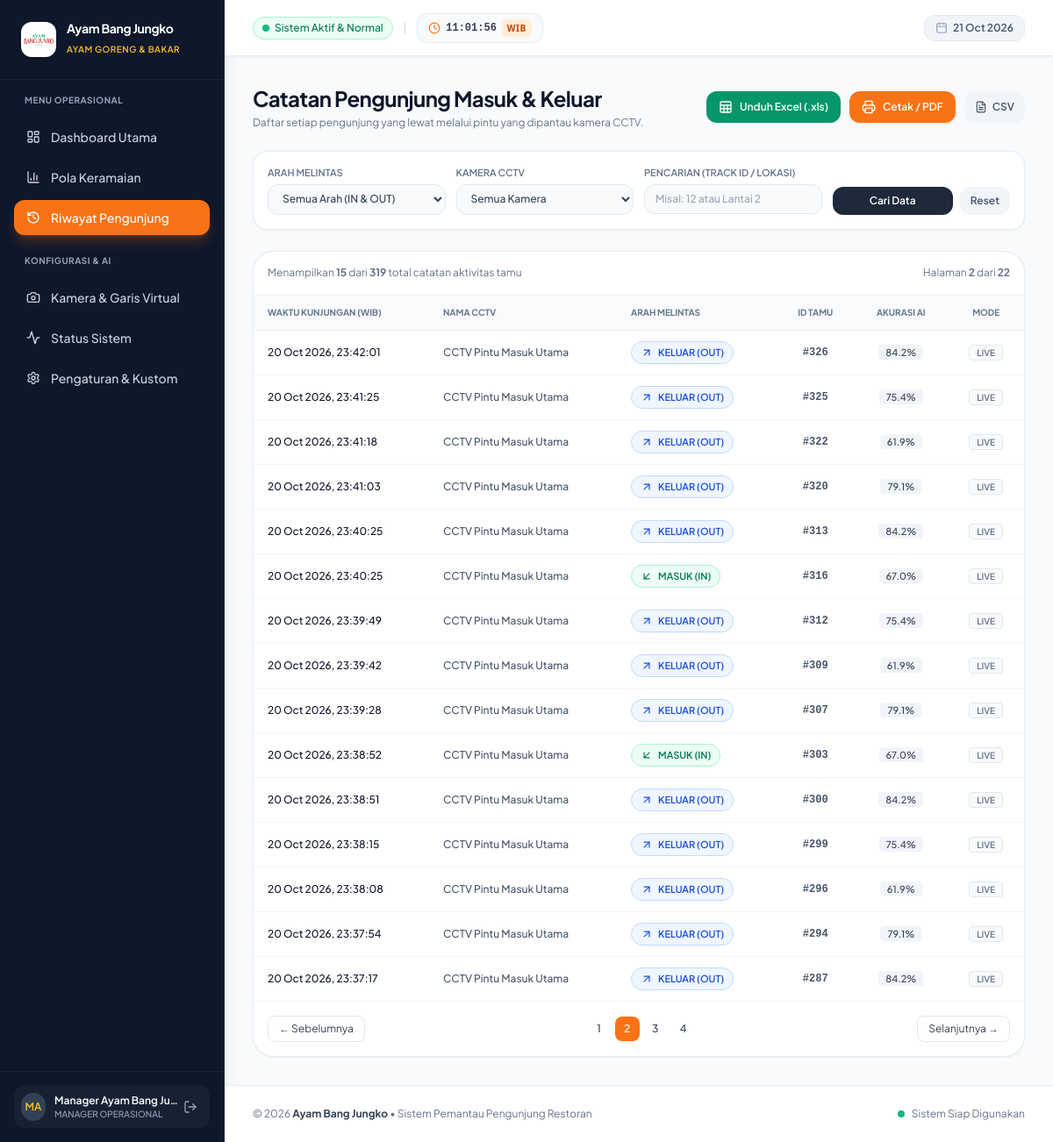
Page /history.php?page=2 (signed in) on the committed database.
### tables this page shows
CREATE TABLE counting_events (
        id TEXT PRIMARY KEY,
        camera_id TEXT NOT NULL,
        session_id TEXT,
        event_timestamp TEXT NOT NULL,
        direction TEXT NOT NULL, -- 'IN' atau 'OUT'
        count_value INTEGER NOT NULL DEFAULT 1,
        track_id INTEGER,
        confidence REAL DEFAULT 0.85,
        source_mode TEXT NOT NULL DEFAULT 'LIVE',
        metadata_json TEXT,
        created_at TEXT NOT NULL DEFAULT (datetime('now', '+7 hours')),
        FOREIGN KEY (camera_id) REFERENCES cameras(id) ON DELETE CASCADE
    );

CREATE TABLE cameras (
        id TEXT PRIMARY KEY,
        name TEXT NOT NULL,
        location TEXT NOT NULL,
        source_type TEXT NOT NULL DEFAULT 'VIDEO_FILE',
        source_uri TEXT NOT NULL,
        resolution_width INTEGER NOT NULL DEFAULT 1280,
        resolution_height INTEGER NOT NULL DEFAULT 720,
        fps INTEGER NOT NULL DEFAULT 25,
        line_coords TEXT NOT NULL,
        is_active INTEGER NOT NULL DEFAULT 1,
        created_at TEXT NOT NULL DEFAULT (datetime('now', '+7 hours'))
    );

### config/settings.php (called while the page is built, shortened)
<?php
$DEFAULT_SETTINGS = [
    'timezone'            => 'Asia/Jakarta',
    'timezone_label'      => 'WIB (Asia/Jakarta)',
    'time_format'         => '24',
    'language'            => 'id',
    'restaurant_name'     => 'Ayam Bang Jungko',
    'restaurant_tagline'  => 'Spesialis Ayam Goreng & Bakar',
    'restaurant_logo'     => '',
    'logo_scale'          => '100',
    'logo_shape'          => 'rounded-xl',
    'logo_bg'             => 'white',
    'branch_name'         => 'Cabang Utama',
    'capacity_dine_in'    => '50',
    'daily_target'        => '300',
    'opening_time'            => '10:00',
    'closing_time'            => '22:00',
    'auto_operating_hours'    => '1',
    'store_status'            => 'closed',
    'operating_hours_filter'  => '1',
    'detection_sound'         => '0',
];
function getAllSettings(bool $refresh = false): array {
    static $cached = null;
    if ($cached !== null && !$refresh) {
        return $cached;
    }
    global $DEFAULT_SETTINGS;
    $settings = $DEFAULT_SETTINGS;
    try {
        $pdo = getDBConnection();
        $rows = $pdo->query("SELECT setting_key, setting_value FROM app_settings")->fetchAll();
        foreach ($rows as $r) {
            $settings[$r['setting_key']] = $r['setting_value'];
        }
    } catch (Exception $e) {
    }
    $cached = $settings;
    return $settings;
}
function getSetting(string $key, $default = null) {
    $settings = getAllSettings();
    return $settings[$key] ?? $default;
}
$currentTz = getSetting('timezone', 'Asia/Jakarta');

### config/lang.php (called while the page is built, shortened)
<?php
require_once __DIR__ . '/settings.php';
$browserDetectedLang = 'id';
if (!empty($_SERVER['HTTP_ACCEPT_LANGUAGE'])) {
    $pref = strtolower(substr($_SERVER['HTTP_ACCEPT_LANGUAGE'], 0, 2));
    if ($pref === 'en') {
        $browserDetectedLang = 'en';
    }
}
if (isset($_SESSION['lang']) && in_array($_SESSION['lang'], ['id', 'en'])) {
    $CURRENT_LANG = $_SESSION['lang'];
} else {
    $dbLang = getSetting('language', null);
    $CURRENT_LANG = !empty($dbLang) ? $dbLang : $browserDetectedLang;
}
function __($key, $default = '') {
    global $TRANSLATIONS, $CURRENT_LANG;
    if (isset($TRANSLATIONS[$CURRENT_LANG][$key])) {
        return $TRANSLATIONS[$CURRENT_LANG][$key];
    }
    return !empty($default) ? $default : $key;
}

### history.php (the view, shortened to what this page needs)
<?php
$pdo = getDBConnection();
$page = isset($_GET['page']) ? max(1, (int)$_GET['page']) : 1;
$pageSize = 15;
$direction = isset($_GET['direction']) ? strtoupper(trim($_GET['direction'])) : '';
$cameraId = isset($_GET['camera_id']) && $_GET['camera_id'] !== 'all' ? trim($_GET['camera_id']) : '';
$search = isset($_GET['search']) ? trim($_GET['search']) : '';
$where = [];
$params = [];
$whereSql = count($where) > 0 ? "WHERE " . implode(" AND ", $where) : "";
$countSql = "SELECT COUNT(*) FROM counting_events e LEFT JOIN cameras c ON e.camera_id = c.id $whereSql";
$countStmt = $pdo->prepare($countSql);
$countStmt->execute($params);
$total = (int)$countStmt->fetchColumn();
$totalPages = max(1, ceil($total / $pageSize));
$offset = ($page - 1) * $pageSize;
$dataSql = "SELECT e.*, c.name as camera_name
            FROM counting_events e
            LEFT JOIN cameras c ON e.camera_id = c.id
            $whereSql
            ORDER BY e.event_timestamp DESC
            LIMIT $pageSize OFFSET $offset";
$stmt = $pdo->prepare($dataSql);
$stmt->execute($params);
$records = $stmt->fetchAll();
$exportParams = [
    'direction' => $direction,
    'camera_id' => $cameraId,
    'search' => $search
];
$excelUrl = "api/export_excel.php?" . http_build_query($exportParams);
$pdfUrl = "print_report.php?" . http_build_query($exportParams);
$csvUrl = "api/export_csv.php?" . http_build_query($exportParams);
include __DIR__ . '/includes/header.php';
?>
<div class="flex flex-col md:flex-row md:items-center justify-between gap-4">
    <div>
        <h2 class="text-2xl font-bold tracking-tight text-slate-900"><?= __('hist_title') ?></h2>
        <p class="text-xs text-slate-500 mt-1"><?= __('hist_subtitle') ?></p>
    </div>
    <div class="flex flex-wrap items-center gap-2.5">
        <a href="<?= htmlspecialchars($excelUrl) ?>" class="inline-flex items-center gap-2 px-3.5 py-2.5 rounded-xl bg-emerald-600 hover:bg-emerald-700 text-white text-xs font-semibold shadow-sm transition-all" title="Unduh format spreadsheet Microsoft Excel">
            <i data-lucide="sheet" class="w-4 h-4"></i>
            <span><?= __('btn_download_excel') ?></span>
        </a>
        <a href="<?= htmlspecialchars($pdfUrl) ?>" target="_blank" class="inline-flex items-center gap-2 px-3.5 py-2.5 rounded-xl bg-orange-500 hover:bg-orange-600 text-white text-xs font-semibold shadow-sm shadow-orange-500/20 transition-all" title="Buka pratinjau dokumen laporan resmi & simpan ke PDF">
            <i data-lucide="printer" class="w-4 h-4"></i>
            <span><?= __('btn_print_pdf') ?></span>
        </a>
        <a href="<?= htmlspecialchars($csvUrl) ?>" class="inline-flex items-center gap-1.5 px-3 py-2.5 rounded-xl bg-slate-100 hover:bg-slate-200 text-slate-600 text-xs font-semibold transition-all" title="Unduh berkas CSV mentah">
            <i data-lucide="file-text" class="w-3.5 h-3.5"></i>
            <span>CSV</span>
        </a>
    </div>
</div>
<div class="bg-white p-4 rounded-2xl border border-slate-200/80 shadow-sm">
    <form method="GET" action="history.php" class="grid grid-cols-1 sm:grid-cols-2 lg:grid-cols-4 gap-3">
        <div>
            <label class="block text-[11px] font-semibold text-slate-500 uppercase mb-1"><?= __('filter_direction') ?></label>
            <select name="direction" onchange="this.form.submit()" class="w-full text-xs font-medium bg-slate-50 border border-slate-200 rounded-xl px-3 py-2 text-slate-700 focus:outline-none focus:border-orange-500">
                <option value=""><?= __('all_directions') ?></option>
            </select>
        </div>
        <div>
            <label class="block text-[11px] font-semibold text-slate-500 uppercase mb-1"><?= __('filter_cctv_cam') ?></label>
            <select name="camera_id" onchange="this.form.submit()" class="w-full text-xs font-medium bg-slate-50 border border-slate-200 rounded-xl px-3 py-2 text-slate-700 focus:outline-none focus:border-orange-500">
                <option value="all"><?= __('all_cameras') ?></option>
            </select>
        </div>
        <div>
            <label class="block text-[11px] font-semibold text-slate-500 uppercase mb-1"><?= __('filter_search') ?></label>
            <input type="text" name="search" value="<?= htmlspecialchars($search) ?>" placeholder="<?= __('search_placeholder') ?>"
                   class="w-full text-xs font-medium bg-slate-50 border border-slate-200 rounded-xl px-3 py-2 text-slate-700 focus:outline-none focus:border-orange-500">
        </div>
        <div class="flex items-end gap-2">
            <button type="submit" class="flex-1 py-2 px-3 bg-slate-800 hover:bg-slate-900 text-white rounded-xl text-xs font-semibold transition-all">
                <?= __('btn_search_data') ?>
            </button>
            <a href="history.php" class="py-2 px-3 bg-slate-100 hover:bg-slate-200 text-slate-600 rounded-xl text-xs font-semibold transition-all" title="Reset Filter">
                <?= __('btn_reset') ?>
            </a>
        </div>
    </form>
</div>
<div class="bg-white rounded-3xl border border-slate-200/80 shadow-sm overflow-hidden">
    <div class="p-4 border-b border-slate-100 flex items-center justify-between text-xs text-slate-500">
        <span><?= __('showing_records') ?> <strong><?= number_format(count($records)) ?></strong> <?= __('of_records') ?> <strong><?= number_format($total) ?></strong> <?= __('total_guest_records') ?></span>
        <span><?= __('page_label') ?> <strong><?= $page ?></strong> <?= __('of_records') ?> <strong><?= $totalPages ?></strong></span>
    </div>
    <div class="overflow-x-auto">
        <table class="w-full text-left text-xs">
            <thead>
                <tr class="bg-slate-50/80 border-b border-slate-100 text-slate-500 uppercase font-semibold text-[10px]">
                    <th class="py-3 px-4"><?= __('th_visit_time') ?></th>
                    <th class="py-3 px-4"><?= __('th_cctv_name') ?></th>
                    <th class="py-3 px-4"><?= __('th_cross_direction') ?></th>
                    <th class="py-3 px-4 text-center"><?= __('th_guest_id') ?></th>
                    <th class="py-3 px-4 text-center"><?= __('th_ai_accuracy') ?></th>
                    <th class="py-3 px-4 text-center"><?= __('th_mode') ?></th>
                </tr>
            </thead>
            <tbody class="divide-y divide-slate-100 text-slate-700">
                <?php if (empty($records)): ?>
                    <tr>
                        <td colspan="6" class="py-12 text-center text-slate-400">
                            <i data-lucide="inbox" class="w-8 h-8 mx-auto text-slate-300 mb-2"></i>
                            <?= __('no_data_history') ?>
                        </td>
                    </tr>
                <?php else: ?>
                    <?php foreach ($records as $r): ?>
                        <tr class="hover:bg-slate-50/60 transition-colors">
                            <td class="py-3 px-4 font-medium text-slate-900">
                                <?= date('d M Y, H:i:s', strtotime($r['event_timestamp'])) ?>
                            </td>
                            <td class="py-3 px-4 text-slate-600 font-medium">
                                <?= htmlspecialchars($r['camera_name'] ?: 'CCTV') ?>
                            </td>
                            <td class="py-3 px-4">
                                <?php if ($r['direction'] === 'IN'): ?>
                                    <span class="inline-flex items-center gap-1.5 px-2.5 py-1 rounded-full text-[11px] font-semibold bg-emerald-50 text-emerald-700 border border-emerald-200">
                                        <i data-lucide="arrow-down-left" class="w-3.5 h-3.5"></i> <?= __('badge_in') ?> (IN)
                                    </span>
                                <?php else: ?>
                                    <span class="inline-flex items-center gap-1.5 px-2.5 py-1 rounded-full text-[11px] font-semibold bg-blue-50 text-blue-700 border border-blue-200">
                                        <i data-lucide="arrow-up-right" class="w-3.5 h-3.5"></i> <?= __('badge_out') ?> (OUT)
                                    </span>
                                <?php endif; ?>
                            </td>
                            <td class="py-3 px-4 text-center font-mono text-slate-600 font-semibold">
                                #<?= htmlspecialchars($r['track_id'] ?: '-') ?>
                            </td>
                            <td class="py-3 px-4 text-center font-medium">
                                <span class="bg-slate-100 px-2 py-0.5 rounded text-[11px] text-slate-700">
                                    <?= number_format($r['confidence'] * 100, 1) ?>%
                                </span>
                            </td>
                            <td class="py-3 px-4 text-center">
                                <span class="text-[10px] font-semibold text-slate-500 uppercase bg-slate-50 px-2 py-0.5 rounded border border-slate-200">
                                    <?= htmlspecialchars($r['source_mode']) ?>
                                </span>
                            </td>
                        </tr>
                    <?php endforeach; ?>
                <?php endif; ?>
            </tbody>
        </table>
    </div>
    <?php if ($totalPages > 1): ?>
        <div class="p-4 border-t border-slate-100 flex items-center justify-between text-xs">
            <?php
            $prevUrl = "history.php?" . http_build_query(array_merge($_GET, ['page' => max(1, $page - 1)]));
            $nextUrl = "history.php?" . http_build_query(array_merge($_GET, ['page' => min($totalPages, $page + 1)]));
            ?>
            <a href="<?= $page > 1 ? htmlspecialchars($prevUrl) : '#' ?>" class="px-3 py-1.5 rounded-lg border border-slate-200 <?= $page > 1 ? 'hover:bg-slate-50 text-slate-700' : 'text-slate-300 pointer-events-none' ?>">
                &larr; <?= __('btn_prev') ?>
            </a>
            <div class="flex items-center gap-1">
                <?php for ($p = max(1, $page - 2); $p <= min($totalPages, $page + 2); $p++): ?>
                    <?php $pUrl = "history.php?" . http_build_query(array_merge($_GET, ['page' => $p])); ?>
                    <a href="<?= htmlspecialchars($pUrl) ?>" class="w-7 h-7 rounded-lg flex items-center justify-center font-medium <?= $p === $page ? 'bg-orange-500 text-white' : 'hover:bg-slate-100 text-slate-700' ?>">
                        <?= $p ?>
                    </a>
                <?php endfor; ?>
            </div>
            <a href="<?= $page < $totalPages ? htmlspecialchars($nextUrl) : '#' ?>" class="px-3 py-1.5 rounded-lg border border-slate-200 <?= $page < $totalPages ? 'hover:bg-slate-50 text-slate-700' : 'text-slate-300 pointer-events-none' ?>">
                <?= __('btn_next') ?> &rarr;
            </a>
        </div>
    <?php endif; ?>
</div>
<?php include __DIR__ . '/includes/footer.php'; ?>

### includes/header.php (style rules this page uses)
body { font-family: 'Plus Jakarta Sans', sans-serif; }

### rows in the picture
counting_events: event_timestamp "20 Oct 2026, 23:42:01", camera.name "CCTV Pintu Masuk Utama", track "326", $r['confidence']*100 "84.2", source_mode "LIVE"
counting_events: event_timestamp "20 Oct 2026, 23:41:25", camera.name "CCTV Pintu Masuk Utama", track "325", $r['confidence']*100 "75.4", source_mode "LIVE"
counting_events: event_timestamp "20 Oct 2026, 23:41:18", camera.name "CCTV Pintu Masuk Utama", track "322", $r['confidence']*100 "61.9", source_mode "LIVE"
counting_events: event_timestamp "20 Oct 2026, 23:41:03", camera.name "CCTV Pintu Masuk Utama", track "320", $r['confidence']*100 "79.1", source_mode "LIVE"
counting_events: event_timestamp "20 Oct 2026, 23:40:25", camera.name "CCTV Pintu Masuk Utama", track "313", $r['confidence']*100 "84.2", source_mode "LIVE"
counting_events: event_timestamp "20 Oct 2026, 23:40:25", camera.name "CCTV Pintu Masuk Utama", track "316", $r['confidence']*100 "67.0", source_mode "LIVE"
counting_events: event_timestamp "20 Oct 2026, 23:39:49", camera.name "CCTV Pintu Masuk Utama", track "312", $r['confidence']*100 "75.4", source_mode "LIVE"
counting_events: event_timestamp "20 Oct 2026, 23:39:42", camera.name "CCTV Pintu Masuk Utama", track "309", $r['confidence']*100 "61.9", source_mode "LIVE"
counting_events: event_timestamp "20 Oct 2026, 23:39:28", camera.name "CCTV Pintu Masuk Utama", track "307", $r['confidence']*100 "79.1", source_mode "LIVE"
counting_events: event_timestamp "20 Oct 2026, 23:38:52", camera.name "CCTV Pintu Masuk Utama", track "303", $r['confidence']*100 "67.0", source_mode "LIVE"
counting_events: event_timestamp "20 Oct 2026, 23:38:51", camera.name "CCTV Pintu Masuk Utama", track "300", $r['confidence']*100 "84.2", source_mode "LIVE"
counting_events: event_timestamp "20 Oct 2026, 23:38:15", camera.name "CCTV Pintu Masuk Utama", track "299", $r['confidence']*100 "75.4", source_mode "LIVE"
counting_events: event_timestamp "20 Oct 2026, 23:38:08", camera.name "CCTV Pintu Masuk Utama", track "296", $r['confidence']*100 "61.9", source_mode "LIVE"
counting_events: event_timestamp "20 Oct 2026, 23:37:54", camera.name "CCTV Pintu Masuk Utama", track "294", $r['confidence']*100 "79.1", source_mode "LIVE"
counting_events: event_timestamp "20 Oct 2026, 23:37:17", camera.name "CCTV Pintu Masuk Utama", track "287", $r['confidence']*100 "84.2", source_mode "LIVE"

### other values in the picture
$restaurantName "Ayam Bang Jungko"
$restaurantTagline "AYAM GORENG & BAKAR"
__('nav_menu_operational') "MENU OPERASIONAL"
__('nav_dashboard') "Dashboard Utama"
__('nav_traffic') "Pola Keramaian"
__('nav_history') "Riwayat Pengunjung"
__('nav_menu_config') "KONFIGURASI & AI"
__('nav_camera') "Kamera & Garis Virtual"
__('nav_system_status') "Status Sistem"
__('nav_settings') "Pengaturan & Kustom"
substr($currentUser['full_name'], 0, 2) "MA"
$currentUser['full_name'] "Manager Ayam Bang Ju…"
__('role_manager') "MANAGER OPERASIONAL"
__('system_active_normal') "Sistem Aktif & Normal"
$tzCode "WIB"
